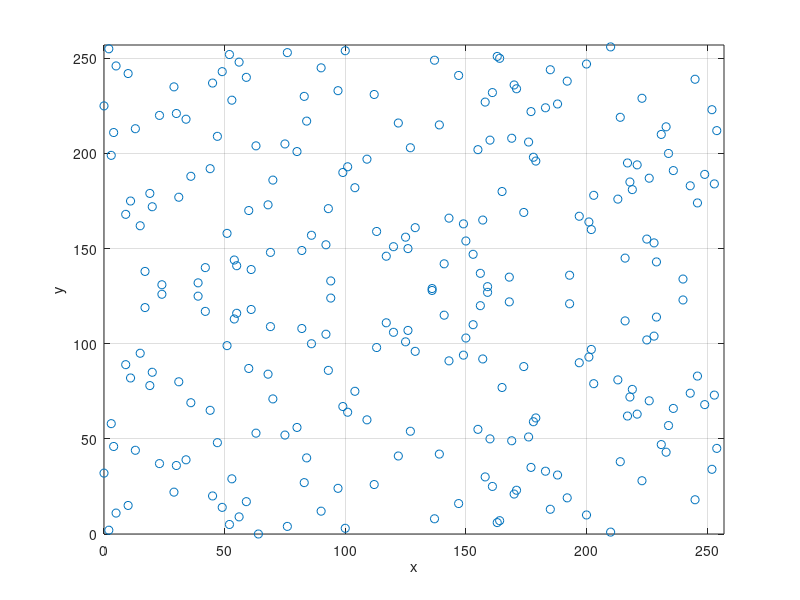

This figure's MATLAB source: (Note: this script raises an error after producing the figure.)
%
% ECC(Elliptic Curve Cryptography)
%
% example_p331: Stallings, 7th-edition, p.326
%
clear;
clc;
global p a;
p = 257;
a = 0;
b = -4;
b = mod(b, p);
%
%
XY = zeros(1, 2);
index = 0;
for ix = 0 : p-1
    y2 = mod(ix^3+a*ix+b,p);
    for iy=0:p-1
        if mod(iy^2,p)==y2
            index=index+1;
            XY(index,1)=ix;
            XY(index,2)=iy;
        end
    end
end
plot(XY(:,1),XY(:,2),'o');
axis([0,p,0,p]);
grid on;
xlabel('x');
ylabel('y');
%
% ECC cryptographic system
%
% Alice sends a message to Bob
%
% preprocess for Bob
% private key: nb
% public key: Pb = (nb*G), G
G = [2, 2];
nb = 101;
Pb = point_multiplication(G, nb);
% % % % % % % % % % % % % % % % % % % % % % % % % % % % % % % % % % % % % %
% 
% Encryption process
% message: Pm
% private key: k
%
Pm = [112, 26];
k = 41;
%
% C1 = k*G
C1 = point_multiplication(G, k);
%
% kPb = k*Pb
kPb = point_multiplication(Pb, k);
%
% C2 = Pm + kPb
C2 = point_addition(Pm, kPb);
% % % % % % % % % % % % % % % % % % % % % % % % % % % % % % % % % % % % % %
%
% Decryption
%
% message received: C1, C2
% 
% C1*nb
nbC1 = point_multiplication(C1, nb); % multiplication order cannot be change
%
% recovered message: R_Pm = C2 - nbC1
nbC1(2) = -nbC1(2); % acquire '-nbC1'
R_Pm = point_addition(C2, nbC1);



